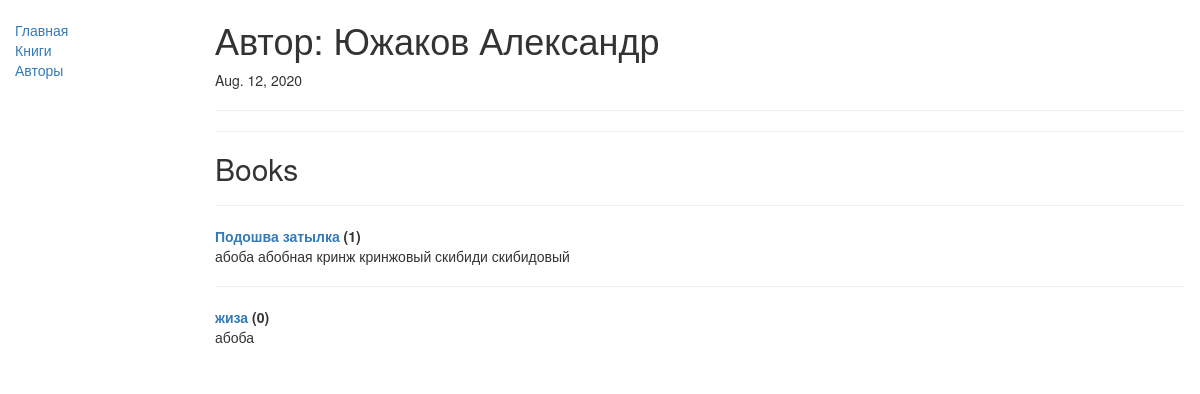
Before: /catalog/author/1 with the older database file.
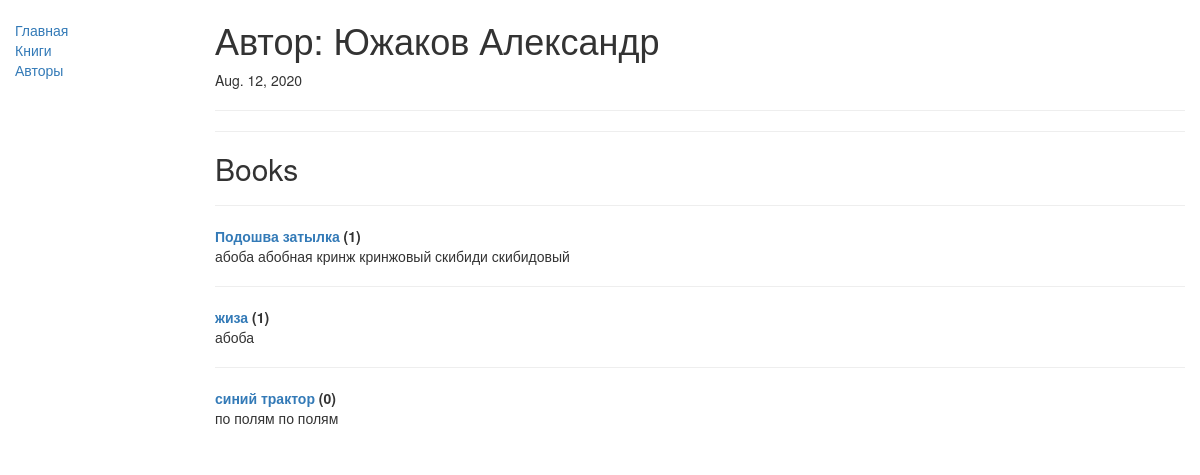
After: the same page with the newer database file.
### catalog/models.py (models this page shows, shortened)
class Book(models.Model):
    DoesNotExist = None
    objects = None
    title = models.CharField(max_length=200)
    author = models.ForeignKey('Author', on_delete=models.SET_NULL, null=True)
    summary = models.TextField(max_length=1000, help_text="Введите краткое описание книги")
    isbn = models.CharField('ISBN',max_length=13, help_text='13 Символов <a href="https://www.isbn-international.org/content/what-isbn">ISBN номер</a>')
    genre = models.ManyToManyField('Genre', help_text="Выберите жанр для этой книги")
    def __str__(self):
        return self.title
    def display_genre(self):
        """
        Creates a string for the Genre. This is required to display genre in Admin.
        """
        return ', '.join([ genre.name for genre in self.genre.all()[:3] ])
    display_genre.short_description = 'Genre'

### catalog/views.py (the view, shortened to what this page needs)
# urls.py: url(r'^author/(?P<pk>\d+)$', views.AuthorDetailView.as_view(), name='author-detail'),
class AuthorDetailView(generic.DetailView):
    model = Author

### catalog/templates/catalog/author_detail.html
{% extends "base_generic.html" %}
{% block content %}
  <h1>Автор: {{ author.last_name }} {{ author.first_name }}</h1>
  <p>{{ author.date_of_birth }} {% if author.date_of_death %} - {{ author.date_of_death }}{% endif %}</p>
  <hr>
  <hr>
  <h2>Books</h2>
  <dl>
    {% for book in author.book_set.all %}
      <hr>
      <dt><a href="{% url 'book-detail' book.pk %}">{{ book }}</a> ({{ book.bookinstance_set.all.count }})</dt>
      <dd>{{ book.summary }}</dd>
      {% empty %}
      <p>Нет книг этого автора</p>
    {% endfor %}
  </dl>
{% endblock %}

Changed rows visible on the page:
computed for Book "жиза": bookinstance_set.all.count "0" → "1"
added Book: title "синий трактор", bookinstance_set.all.count "0", summary "по полям по полям"
